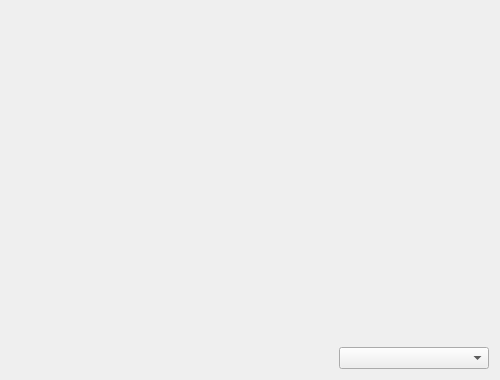
<?xml version="1.0" encoding="UTF-8"?>
<ui version="4.0">
 <class>frmImageAnimation</class>
 <widget class="QWidget" name="frmImageAnimation">
  <property name="geometry">
   <rect>
    <x>0</x>
    <y>0</y>
    <width>500</width>
    <height>380</height>
   </rect>
  </property>
  <property name="windowTitle">
   <string>Form</string>
  </property>
  <layout class="QVBoxLayout" name="verticalLayout">
   <item>
    <widget class="ImageAnimation" name="imageAnimation" native="true">
     <property name="sizePolicy">
      <sizepolicy hsizetype="Preferred" vsizetype="Expanding">
       <horstretch>0</horstretch>
       <verstretch>0</verstretch>
      </sizepolicy>
     </property>
    </widget>
   </item>
   <item>
    <layout class="QHBoxLayout" name="horizontalLayout">
     <item>
      <spacer name="horizontalSpacer">
       <property name="orientation">
        <enum>Qt::Horizontal</enum>
       </property>
       <property name="sizeHint" stdset="0">
        <size>
         <width>40</width>
         <height>20</height>
        </size>
       </property>
      </spacer>
     </item>
     <item>
      <widget class="QComboBox" name="cboxType">
       <property name="minimumSize">
        <size>
         <width>150</width>
         <height>0</height>
        </size>
       </property>
      </widget>
     </item>
    </layout>
   </item>
  </layout>
 </widget>
 <customwidgets>
  <customwidget>
   <class>ImageAnimation</class>
   <extends>QWidget</extends>
   <header location="global">imageanimation.h</header>
   <container>1</container>
  </customwidget>
 </customwidgets>
 <resources/>
 <connections/>
</ui>
